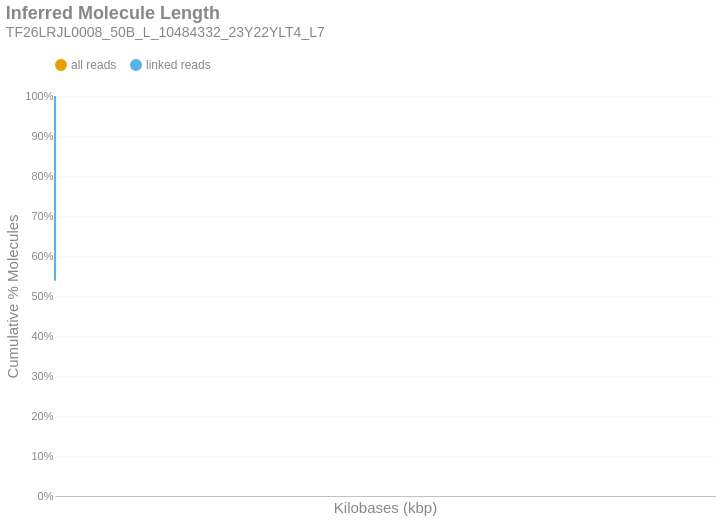

Notebook code for this chart:
### Markdown cell above
### Inferred Molecule Length
This is the cumulative frequency distribution of molecule lengths inferred from the first and last alignment positions along a contig for all alignments associated with a single linked-read barcode on a given contig.There are two distributions: one with `all` the alignments (yellow) and another with only `linked reads` (blue). The percent of molecules in the `linked reads` distribution is relative to the total number of linked molecules.

### Code cell
if SKIPLR:
    print_html(f"Skipped")
else:
    binned_df = consolidated_hist(valids['length_inferred']/1000, mask, 10, True)
    binned_df = binned_df.with_columns(
        pl.when(pl.col('bin').cast(pl.Utf8) == '0').then(pl.lit('1')).otherwise(pl.col('bin').cast(pl.Utf8)).alias('bin')
    )
    with SafeRender(binned_df):
        (
            density_plot(binned_df, 'Inferred Molecule Length', samplename, 'inferredlen')
            .transform_calculate(bin_kb='datum.bin / 1000')
            .encode(
                x=alt.X('bin_kb:Q', title="Kilobases (kbp)").scale(type='log', padding=0).axis(labelAngle=-40),
                y=alt.Y('value:Q', title='Cumulative % Molecules')
                    .axis(format='%')
                    .stack(False)
                    .scale(domainMin=0, domainMax=1,padding=0),
                color=alt.Color("key:N").scale(domain = ["all reads", "linked reads"]),
                tooltip = [
                    alt.Tooltip("key:N", title = "Data Type"),
                    alt.Tooltip("range_label:N", title="Kilobases"),
                    alt.Tooltip("value:Q", format = ".2%", title="% Molecules (Cum.)")
                ]
            )
        ).display()

### Figure 1 — Vega-Lite specification as saved in the notebook (floating-point values rounded to 4 significant figures)
{"width": "container", "height": 400, "config": {"title": {"anchor": "start", "dy": -15, "fontSize": 18, "color": "#888888", "subtitleColor": "#888888", "subtitleFontSize": 14}, "arc": {"fill": "#0072B2"}, "axis": {"domainColor": "#888888", "domainWidth": 0.5, "gridWidth": 0.2, "grid": false, "titleFontWeight": 400, "titleFontSize": 15, "labelFontSize": 11, "labelColor": "#888888", "tickColor": "#888888", "tickWidth": 0.2, "titleColor": "#888888"}, "axisBand": {"grid": false}, "axisX": {"grid": true, "tickSize": 10, "domainCap": "round"}, "axisY": {"domain": false, "grid": true, "tickSize": 0, "domainCap": "round"}, "background": "transparent", "header": {"labelFontSize": 15, "labelColor": "#888888", "titleFontSize": 15, "titleFontWeight": 600, "titleColor": "#888888"}, "legend": {"labelFont": "sans-serif", "labelFontSize": 12, "labelColor": "#888888", "symbolSize": 100, "symbolType": "circle", "titleFontSize": 12, "titlePadding": 10, "titleColor": "#888888", "title": null, "orient": "top"}, "range": {"category": ["#E69F00", "#56B4E9", "#009E73", "#F0E442", "#0072B2", "#D55E00", "#CC79A7", "#000000"], "diverging": ["#cfe8f3", "#a2d4ec", "#73bfe2", "#46abdb", "#1696d2", "#12719e"]}, "area": {"fill": "#0072B2", "fillOpacity": 0.7, "line": true, "strokeOpacity": 0.7}, "line": {"color": "#0072B2", "stroke": "#0072B2", "strokeWidth": 2}, "trail": {"color": "#0072B2", "stroke": "#0072B2", "strokeWidth": 0, "size": 1}, "point": {"filled": true, "fillOpacity": 1.0, "size": 95}, "text": {"color": "#888888", "fontSize": 11, "align": "right", "fontWeight": 400, "size": 11}, "bar": {"fill": "#0072B2", "stroke": null}, "view": {"stroke": null, "continuousWidth": 660, "continuousHeight": 400}}, "data": {"name": "data-4556da90f8ba7c7e19a839952f24af39"}, "mark": {"type": "line", "interpolate": "monotone", "point": {"opacity": 0, "size": 275}}, "encoding": {"color": {"field": "key", "scale": {"domain": ["all reads", "linked reads"]}, "type": "nominal"}, "tooltip": [{"field": "key", "title": "Data Type", "type": "nominal"}, {"field": "range_label", "title": "Kilobases", "type": "nominal"}, {"field": "value", "format": ".2%", "title": "% Molecules (Cum.)", "type": "quantitative"}], "x": {"axis": {"labelAngle": -40}, "field": "bin_kb", "scale": {"type": "log", "padding": 0}, "title": "Kilobases (kbp)", "type": "quantitative"}, "y": {"axis": {"format": "%"}, "field": "value", "scale": {"domainMin": 0, "domainMax": 1, "padding": 0}, "stack": false, "title": "Cumulative % Molecules", "type": "quantitative"}}, "params": [{"name": "param_c36ac31b6afebe62", "select": {"type": "point", "fields": ["key"]}, "bind": "legend"}], "title": {"text": "Inferred Molecule Length", "subtitle": "TF26LRJL0008_50B_L_10484332_23Y22YLT4_L7"}, "transform": [{"fold": ["all reads (cumsum)", "linked reads (cumsum)"]}, {"calculate": "replace(datum.key, ' (cumsum)', '')", "as": "key"}, {"filter": {"param": "param_c36ac31b6afebe62"}}, {"calculate": "datum.bin / 1000", "as": "bin_kb"}], "usermeta": {"embedOptions": {"downloadFileName": "TF26LRJL0008_50B_L_10484332_23Y22YLT4_L7.inferredlen"}}, "$schema": "https://vega.github.io/schema/vega-lite/v6.4.1.json", "datasets": {"data-4556da90f8ba7c7e19a839952f24af39": [{"bin": "0.0", "interval": "0.0-10.0", "all reads": 0.7925, "linked reads": 0.5382, "all reads (cumsum)": 0.7925, "linked reads (cumsum)": 0.5382, "range_label": "0-9"}, {"bin": "10.0", "interval": "10.0-20.0", "all reads": 0.1144, "linked reads": 0.2541, "all reads (cumsum)": 0.9068, "linked reads (cumsum)": 0.7924, "range_label": "10-19"}, {"bin": "20.0", "interval": "20.0-30.0", "all reads": 0.05563, "linked reads": 0.124, "all reads (cumsum)": 0.9625, "linked reads (cumsum)": 0.9164, "range_label": "20-29"}, {"bin": "30.0", "interval": "30.0-40.0", "all reads": 0.0239, "linked reads": 0.05323, "all reads (cumsum)": 0.9864, "linked reads (cumsum)": 0.9696, "range_label": "30-39"}, {"bin": "40.0", "interval": "40.0-50.0", "all reads": 0.009017, "linked reads": 0.02002, "all reads (cumsum)": 0.9954, "linked reads (cumsum)": 0.9896, "range_label": "40-49"}, {"bin": "50.0", "interval": "50.0-60.0", "all reads": 0.002975, "linked reads": 0.006687, "all reads (cumsum)": 0.9984, "linked reads (cumsum)": 0.9963, "range_label": "50-59"}, {"bin": "60.0", "interval": "60.0-70.0", "all reads": 0.001005, "linked reads": 0.002257, "all reads (cumsum)": 0.9994, "linked reads (cumsum)": 0.9986, "range_label": "60-69"}, {"bin": "70.0", "interval": "70.0-80.0", "all reads": 0.0003958, "linked reads": 0.0008914, "all reads (cumsum)": 0.9998, "linked reads (cumsum)": 0.9995, "range_label": "70-79"}, {"bin": "80.0", "interval": "80.0-90.0", "all reads": 0.0001508, "linked reads": 0.0003397, "all reads (cumsum)": 0.9999, "linked reads (cumsum)": 0.9998, "range_label": "80-89"}, {"bin": "90.0", "interval": "90.0-100.0", "all reads": 5.506e-05, "linked reads": 0.000124, "all reads (cumsum)": 1.0, "linked reads (cumsum)": 0.9999, "range_label": "90-99"}, {"bin": "100.0", "interval": "100.0-110.0", "all reads": 2.553e-05, "linked reads": 5.751e-05, "all reads (cumsum)": 1.0, "linked reads (cumsum)": 1.0, "range_label": "100-109"}, {"bin": "110.0", "interval": "110.0-120.0", "all reads": 6.383e-06, "linked reads": 1.438e-05, "all reads (cumsum)": 1.0, "linked reads (cumsum)": 1.0, "range_label": "110-119"}, {"bin": "120.0", "interval": "120.0-130.0", "all reads": 3.192e-06, "linked reads": 7.189e-06, "all reads (cumsum)": 1.0, "linked reads (cumsum)": 1.0, "range_label": "120-129"}, {"bin": "130.0", "interval": "130.0-140.0", "all reads": 2.394e-06, "linked reads": 5.391e-06, "all reads (cumsum)": 1.0, "linked reads (cumsum)": 1.0, "range_label": "130-139"}]}}
